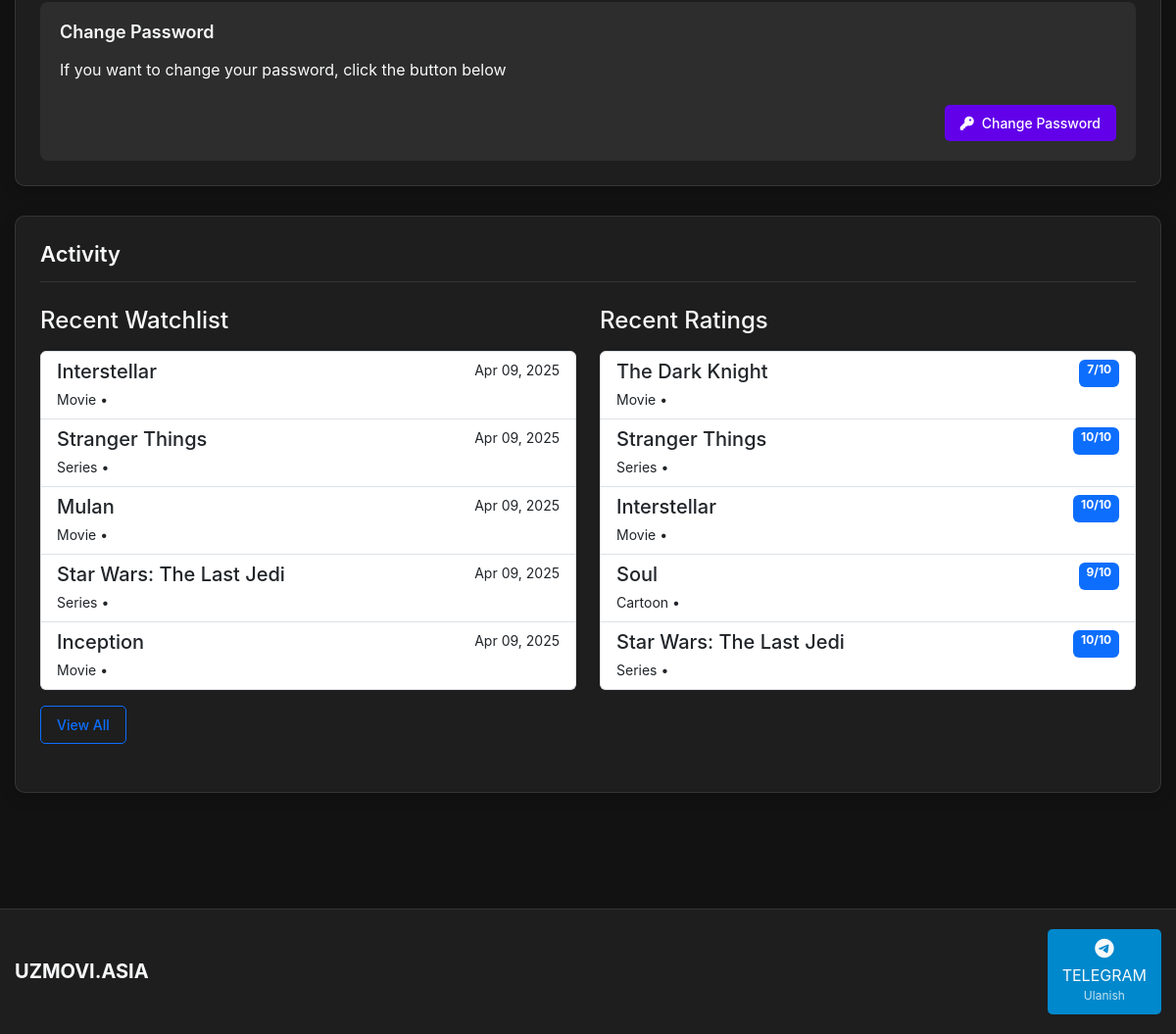
Before: /users/profile/ (signed in, lower part) with the older database file.
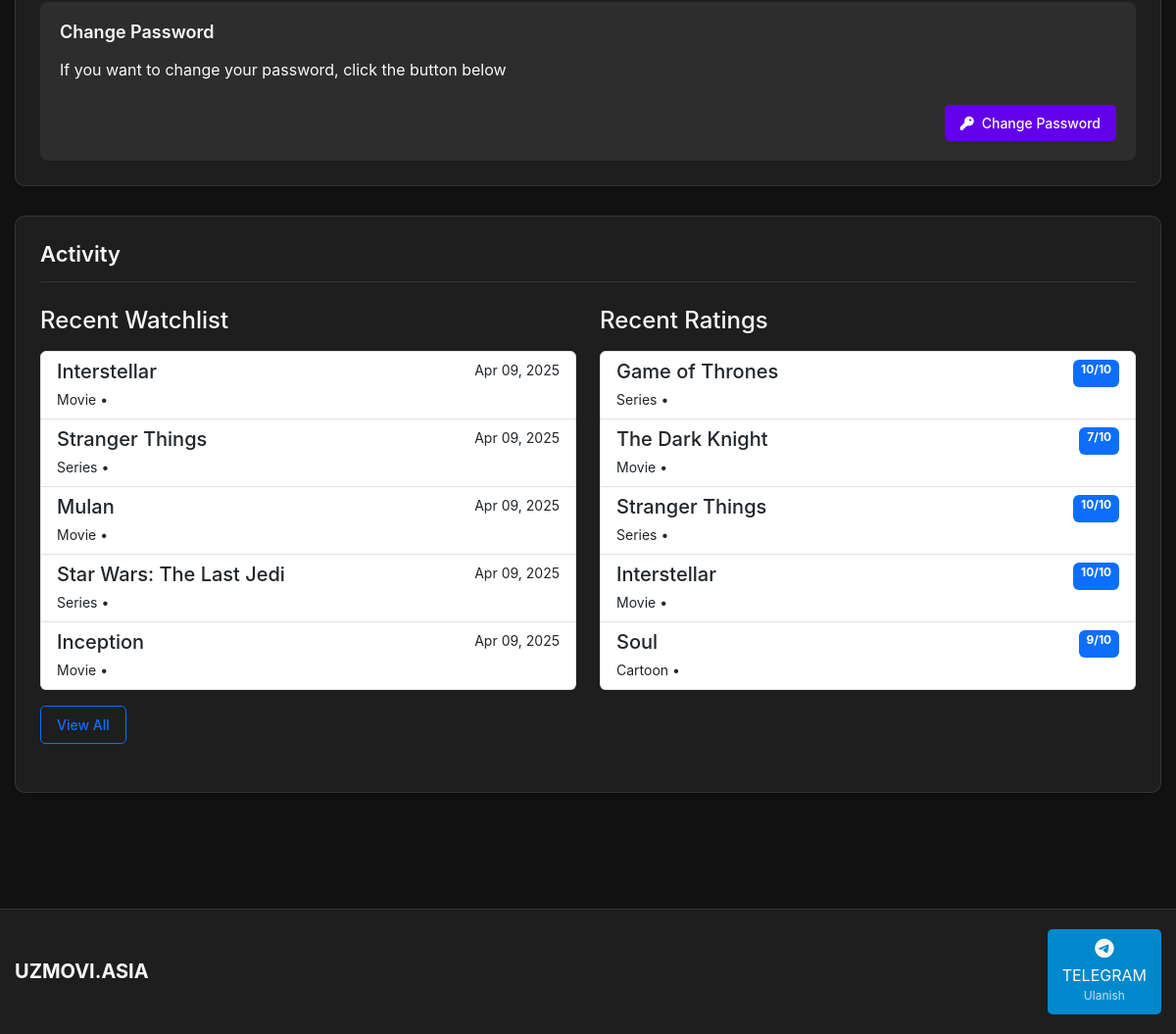
After: the same page with the newer database file.
### movies/models.py (models this page shows, shortened)
class Watchlist(models.Model):
    user = models.ForeignKey(User, on_delete=models.CASCADE, related_name='watchlist')
    video = models.ForeignKey(Video, on_delete=models.CASCADE, related_name='in_watchlists')
    added_at = models.DateTimeField(auto_now_add=True)
    class Meta:
        unique_together = ('user', 'video')

class Video(models.Model):
    CONTENT_TYPE_CHOICES = (
        ('movie', 'Movie'),
        ('series', 'Series'),
        ('cartoon', 'Cartoon'),
        ('clip', 'Clip'),
    )
    title = models.CharField(max_length=255)
    slug = models.SlugField(max_length=255, unique=True)
    description = models.TextField()
    poster = models.ImageField(upload_to='posters/', blank=True, null=True)
    poster_url = models.URLField(blank=True, null=True, help_text="URL to poster image if not uploading")
    video_file = models.FileField(upload_to='videos/', blank=True, null=True)
    video_url = models.URLField(blank=True, null=True, help_text="URL to video (YouTube, Vimeo, etc.)")
    content_type = models.CharField(max_length=10, choices=CONTENT_TYPE_CHOICES)
    categories = models.ManyToManyField(Category, related_name='videos')
    genres = models.ManyToManyField(Genre, related_name='videos')
    cast = models.TextField(blank=True, null=True)
    is_featured = models.BooleanField(default=False)
    is_new_release = models.BooleanField(default=False)
    is_popular = models.BooleanField(default=False)
    views_count = models.PositiveIntegerField(default=0)
    created_at = models.DateTimeField(auto_now_add=True)
    updated_at = models.DateTimeField(auto_now=True)
    tags = TaggableManager(blank=True)

class Rating(models.Model):
    user = models.ForeignKey(User, on_delete=models.CASCADE, related_name='ratings')
    video = models.ForeignKey(Video, on_delete=models.CASCADE, related_name='ratings')
    value = models.IntegerField(choices=[(i, i) for i in range(1, 11)])
    created_at = models.DateTimeField(auto_now_add=True)
    class Meta:
        unique_together = ('user', 'video')

### users/views.py (the view)
# urls.py: path('profile/', views.profile, name='profile'),
@login_required
def profile(request):
    if request.method == 'POST':
        u_form = UserUpdateForm(request.POST, instance=request.user)
        p_form = ProfileUpdateForm(request.POST, request.FILES, instance=request.user.profile)
        if u_form.is_valid() and p_form.is_valid():
            u_form.save()
            p_form.save()
            messages.success(request, 'Your profile has been updated!')
            return redirect('profile')
    else:
        u_form = UserUpdateForm(instance=request.user)
        p_form = ProfileUpdateForm(instance=request.user.profile)
    watchlist = Watchlist.objects.filter(user=request.user).order_by('-added_at')[:5]
    ratings = Rating.objects.filter(user=request.user).order_by('-created_at')[:5]
    comments = Comment.objects.filter(user=request.user).order_by('-created_at')[:5]
    context = {
        'u_form': u_form,
        'form': p_form,
        'watchlist': watchlist,
        'ratings': ratings,
        'comments': comments
    }
    return render(request, 'users/profile.html', context)

### movies/context_processors.py (called while the page is built)
def categories(request):
    return {
        'categories': Category.objects.all(),
        'random_videos': random_videos
    }

### movies/models.py (called while the page is built)
    def __str__(self):
        return self.name

### templates/users/profile.html (shortened to what this page needs)
{% extends 'base.html' %}
{% load crispy_forms_tags %}
{% block content %}
    <section class="profile-section py-5 mt-5">
        <div class="container">
            <div class="profile-card">
                <div class="password-reset-section">
                    <h3 class="password-reset-title">Change Password</h3>
                    <p class="mb-4">If you want to change your password, click the button below</p>
                    <div class="password-reset-actions">
                        <a href="{% url 'password_reset' %}" class="btn btn-primary">
                            <i class="fas fa-key me-2"></i>Change Password
                        </a>
                    </div>
                </div>
            </div>
            <div class="profile-card">
                <div class="profile-header">
                    <h2 class="profile-title">Activity</h2>
                </div>
                <div class="row">
                    <div class="col-md-6 mb-4">
                        <h4 class="mb-3">Recent Watchlist</h4>
                        {% if watchlist %}
                            <div class="list-group">
                                {% for item in watchlist %}
                                    <a href="{% url 'video_detail' item.video.slug %}" class="list-group-item list-group-item-action bg-dark-lighter">
                                        <div class="d-flex w-100 justify-content-between">
                                            <h5 class="mb-1">{{ item.video.title }}</h5>
                                            <small>{{ item.added_at|date:"M d, Y" }}</small>
                                        </div>
                                        <small>{{ item.video.content_type|title }} • {{ item.video.release_year }}</small>
                                    </a>
                                {% endfor %}
                            </div>
                            <div class="mt-3">
                                <a href="{% url 'watchlist' %}" class="btn btn-sm btn-outline-primary">View All</a>
                            </div>
                        {% else %}
                            <p class="text-muted">No items in your watchlist yet.</p>
                        {% endif %}
                    </div>
                    <div class="col-md-6 mb-4">
                        <h4 class="mb-3">Recent Ratings</h4>
                        {% if ratings %}
                            <div class="list-group">
                                {% for rating in ratings %}
                                    <a href="{% url 'video_detail' rating.video.slug %}" class="list-group-item list-group-item-action bg-dark-lighter">
                                        <div class="d-flex w-100 justify-content-between">
                                            <h5 class="mb-1">{{ rating.video.title }}</h5>
                                            <span class="badge bg-primary">{{ rating.value }}/10</span>
                                        </div>
                                        <small>{{ rating.video.content_type|title }} • {{ rating.video.release_year }}</small>
                                    </a>
                                {% endfor %}
                            </div>
                        {% else %}
                            <p class="text-muted">You haven't rated any videos yet.</p>
                        {% endif %}
                    </div>
                </div>
            </div>
        </div>
    </section>
{% endblock %}

### templates/base.html (shortened to what this page needs)
<!DOCTYPE html>
<html lang="uz">
<head>
    <link href="https://cdn.jsdelivr.net/npm/bootstrap@5.3.0/dist/css/bootstrap.min.css" rel="stylesheet">
    <link rel="stylesheet" href="https://cdnjs.cloudflare.com/ajax/libs/font-awesome/6.4.0/css/all.min.css">
    <link rel="stylesheet" href="https://cdnjs.cloudflare.com/ajax/libs/animate.css/4.1.1/animate.min.css">
    <link rel="stylesheet" href="https://unpkg.com/aos@next/dist/aos.css" />
    <link rel="stylesheet" href="/static/css/style.css">
</head>
<body class="dark-theme">
<main class="main-content" data-aos="fade-up" style="margin-top: 50px;">
    {% block content %}{% endblock %}
</main>
{% include 'includes/footer.html' %}
</body>
</html>

### templates/includes/footer.html
<footer class="site-footer">
    <div class="container">
        <div class="footer-content">
            <div class="footer-logo">
                <a href="{% url 'home' %}">UZMOVI.ASIA</a>
            </div>
            <div class="telegram-link">
                <a href="https://t.me/uzmovi" target="_blank" class="telegram-button">
                    <i class="fab fa-telegram"></i>
                    <span>TELEGRAM</span>
                    <small>Ulanish</small>
                </a>
            </div>
        </div>
    </div>
</footer>

### static/css/style.css (style rules this page uses)
:root { --primary: #6200ea; --primary-hover: #5000d0; --primary-light: rgba(98, 0, 234, 0.2); --dark: #121212; --dark-lighter: #1e1e1e; --dark-card: #2d2d2d; --text-light: #f8f9fa; --text-muted: #adb5bd; --border-color: rgba(255, 255, 255, 0.1); }
* { margin: 0; padding: 0; box-sizing: border-box; }
body { background-color: var(--dark); color: var(--text-light); font-family: "Inter", -apple-system, BlinkMacSystemFont, "Segoe UI", Roboto, Oxygen, Ubuntu, Cantarell, "Open Sans", "Helvetica Neue", sans-serif; min-height: 100vh; display: flex; flex-direction: column; }
.main-content { flex: 1; padding-top: 120px; padding-bottom: 40px; }
a { text-decoration: none; color: inherit; }
.container { width: 100%; max-width: 1200px; margin: 0 auto; padding: 0 15px; }
.btn { padding: 8px 16px; border-radius: 5px; font-size: 14px; font-weight: 500; cursor: pointer; transition: background-color 0.2s; position: relative; overflow: hidden; transition: all 0.3s ease; }
.btn::before { content: ""; position: absolute; top: 0; left: -100%; width: 100%; height: 100%; background: linear-gradient(90deg, transparent, rgba(255, 255, 255, 0.2), transparent); transition: left 0.7s ease; }
.btn-login, .btn-primary { background-color: var(--primary); border: none; color: white; }
.profile-section { padding-top: 40px; padding-bottom: 60px; }
.profile-card { background-color: var(--dark-lighter); border-radius: 10px; padding: 25px; margin-bottom: 30px; box-shadow: 0 4px 15px rgba(0, 0, 0, 0.2); border: 1px solid var(--border-color); transition: all 0.3s ease; }
.profile-header { display: flex; justify-content: space-between; align-items: center; margin-bottom: 25px; border-bottom: 1px solid var(--border-color); padding-bottom: 15px; }
.profile-title { font-size: 22px; font-weight: 600; color: var(--text-light); margin: 0; }
.password-reset-section { background-color: var(--dark-card); border-radius: 8px; padding: 20px; margin-top: 20px; }
.password-reset-title { font-size: 18px; font-weight: 600; margin-bottom: 15px; color: var(--text-light); }
.password-reset-actions { display: flex; justify-content: flex-end; margin-top: 10px; }
.site-footer { background-color: var(--dark-lighter); padding: 20px 0; border-top: 1px solid var(--border-color); }
.footer-content { display: flex; justify-content: space-between; align-items: center; }
.footer-logo a { font-size: 20px; font-weight: 700; }
.telegram-button { display: flex; flex-direction: column; align-items: center; background-color: #0088cc; padding: 10px 15px; border-radius: 5px; transition: background-color 0.2s; transition: all 0.3s ease; }
.telegram-button i { font-size: 20px; margin-bottom: 5px; }
.telegram-button small { font-size: 12px; opacity: 0.8; }
.search-input, .form-control, .btn, .auth-button, .submit-button { transition: all 0.3s ease; }

Changed rows visible on the page:
no longer on this page (row unchanged): Rating: video "Star Wars: The Last Jedi", value "10", video.content_type "Series"
added Rating: video "Game of Thrones", value "10", video.content_type "Series"
